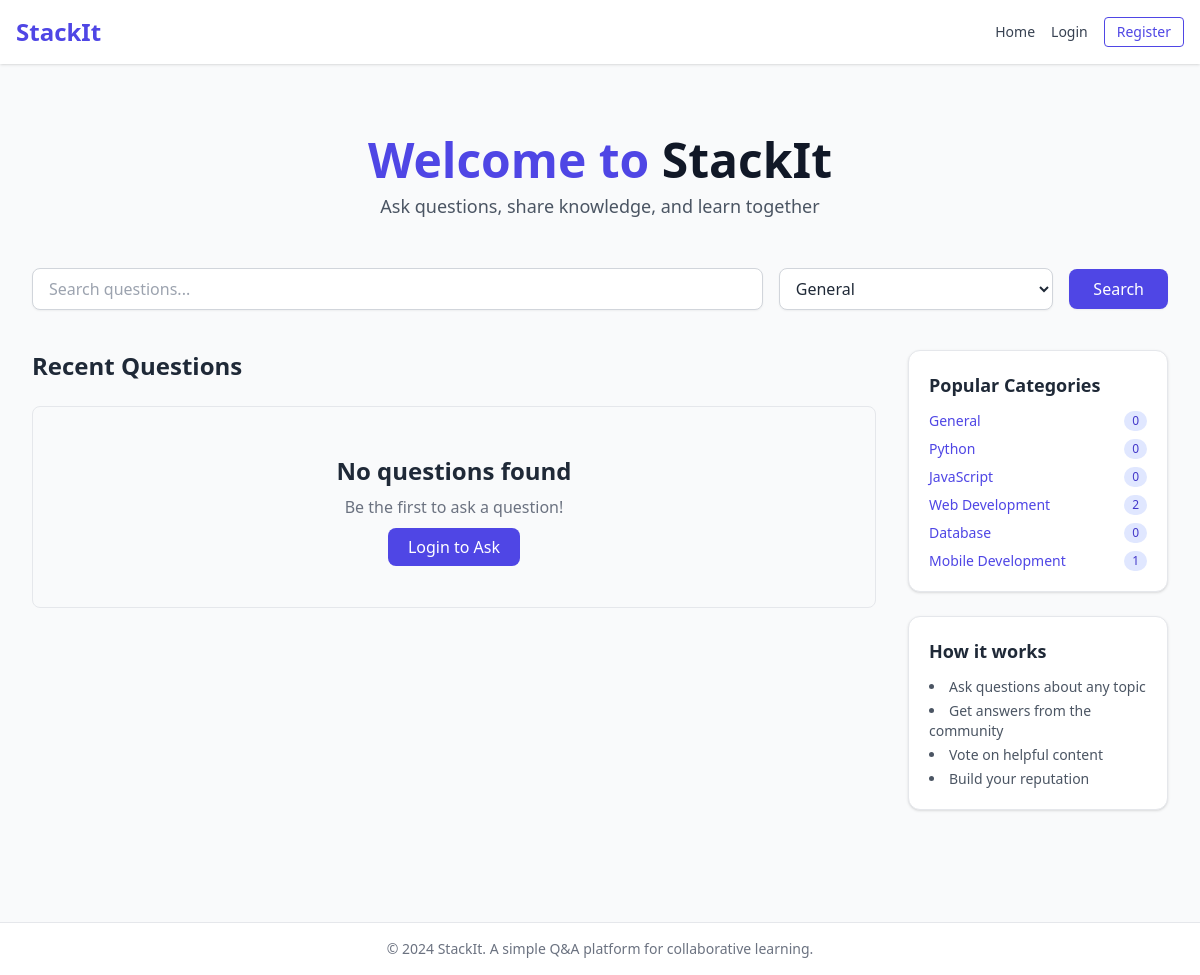
/?category=1, run on the app's committed database.
### app.py (models this page shows)
class Category(db.Model):
    id = db.Column(db.Integer, primary_key=True)
    name = db.Column(db.String(50), unique=True, nullable=False)
    description = db.Column(db.Text)
    questions = db.relationship('Question', backref='category', lazy=True)

### app.py (the view)
@app.route('/')
def index():
    try:
        search_query = request.args.get('search', '')
        category_filter = request.args.get('category', '')
        query = Question.query.filter_by(is_approved=True)
        if search_query:
            query = query.filter(Question.title.contains(search_query) |
                               Question.content.contains(search_query))
        if category_filter:
            query = query.filter_by(category_id=category_filter)
        questions = query.order_by(Question.created_at.desc()).limit(20).all()
        categories = Category.query.all()
        return render_template('index.html',
                             questions=questions,
                             categories=categories,
                             search_query=search_query,
                             category_filter=category_filter)
    except Exception as e:
        app.logger.error(f"Error in index route: {str(e)}")
        flash('An error occurred while loading questions')
        return redirect(url_for('index'))

### templates/index.html (shortened to what this page needs)
{% extends "base.html" %}
{% block content %}
<div class="max-w-7xl mx-auto px-4 py-10">
    <div class="text-center mb-12">
        <h1 class="text-5xl font-extrabold text-indigo-600">Welcome to <span class="text-gray-900">StackIt</span></h1>
        <p class="text-lg text-gray-600 mt-2">Ask questions, share knowledge, and learn together</p>
    </div>
    <form method="GET" class="flex flex-col md:flex-row items-center gap-4 mb-10">
        <input type="text" name="search" placeholder="Search questions..."
               value="{{ search_query or '' }}"
               class="w-full md:w-2/3 px-4 py-2 border border-gray-300 rounded-lg shadow-sm focus:outline-none focus:ring-2 focus:ring-indigo-400 focus:border-transparent">
        <select name="category"
                class="w-full md:w-1/4 px-3 py-2 border border-gray-300 rounded-lg shadow-sm bg-white focus:outline-none focus:ring-2 focus:ring-indigo-400 focus:border-transparent">
            {% for category in categories %}
                <option value="{{ category.id }}" {% if category_filter == category.id|string %}selected{% endif %}>
                    {{ category.name }}
                </option>
            {% endfor %}
        </select>
        <button type="submit"
                class="px-6 py-2 bg-indigo-600 text-white rounded-lg hover:bg-indigo-700 shadow-sm transition">
            Search
        </button>
    </form>
    <div class="grid grid-cols-1 md:grid-cols-4 gap-8">
        <div class="md:col-span-3 space-y-6">
            <div class="flex items-center justify-between">
                <h2 class="text-2xl font-semibold text-gray-800">Recent Questions</h2>
            </div>
            {% if questions %}
                {% for question in questions %}
                    <div class="border border-gray-200 rounded-xl p-5 bg-white shadow hover:shadow-md transition duration-300">
                        <div class="flex flex-col md:flex-row gap-6">
                            <div class="flex justify-around md:flex-col text-center w-full md:w-28 text-sm text-gray-500">
                                <div>
                                    <p class="font-bold text-gray-800 text-lg">{{ question.get_vote_score() }}</p>
                                    <p>Votes</p>
                                </div>
                                <div>
                                    <p class="font-bold text-gray-800 text-lg">{{ question.answers|length }}</p>
                                    <p>Answers</p>
                                </div>
                                <div>
                                    <p class="font-bold text-gray-800 text-lg">{{ question.views }}</p>
                                    <p>Views</p>
                                </div>
                            </div>
                            <div class="flex-1">
                                <h3 class="text-xl font-semibold text-indigo-700 hover:underline mb-1">
                                    <a href="{{ url_for('view_question', id=question.id) }}">
                                        {{ question.title }}
                                    </a>
                                </h3>
                                <p class="text-gray-600 mb-2">
                                    {{ question.content[:150] }}{% if question.content|length > 150 %}...{% endif %}
                                </p>
                                <div class="mt-1 flex flex-wrap items-center text-sm text-gray-500 gap-2">
                                    {% if question.category %}
                                        <span class="px-2 py-0.5 bg-indigo-100 text-indigo-700 rounded-full text-xs">
                                            {{ question.category.name }}
                                        </span>
                                    {% endif %}
                                    <span>by
                                        <a href="{{ url_for('profile', username=question.author.username) }}"
                                           class="text-blue-500 hover:underline font-medium">
                                            {{ question.author.username }}
                                        </a>
                                    </span>
                                    <span>on {{ question.created_at.strftime('%b %d, %Y') }}</span>
                                </div>
                            </div>
                        </div>
                    </div>
                {% endfor %}
            {% else %}
                <div class="text-center py-12 bg-gray-50 rounded-lg border border-gray-200">
                    <h3 class="text-2xl font-semibold text-gray-800 mb-2">No questions found</h3>
                    <p class="text-gray-500 mb-4">Be the first to ask a question!</p>
                    {% if current_user.is_authenticated %}
                        <a href="{{ url_for('ask_question') }}"
                           class="px-5 py-2 bg-emerald-600 text-white rounded-lg hover:bg-emerald-700 transition">
                            Ask Question
                        </a>
                    {% else %}
                        <a href="{{ url_for('login') }}"
                           class="px-5 py-2 bg-indigo-600 text-white rounded-lg hover:bg-indigo-700 transition">
                            Login to Ask
                        </a>
                    {% endif %}
                </div>
            {% endif %}
        </div>
        <div class="space-y-6">
            <div class="bg-white border border-gray-200 rounded-xl p-5 shadow">
                <h3 class="text-lg font-semibold text-gray-800 mb-3">Popular Categories</h3>
                <ul class="space-y-2 text-sm text-gray-700">
                    {% for category in categories %}
                        <li class="flex justify-between items-center">
                            <a href="{{ url_for('index', category=category.id) }}"
                               class="hover:underline text-indigo-600 font-medium">
                                {{ category.name }}
                            </a>
                            <span class="bg-indigo-100 text-indigo-700 px-2 py-0.5 rounded-full text-xs">
                                {{ category.questions|length }}
                            </span>
                        </li>
                    {% endfor %}
                </ul>
            </div>
            <div class="bg-white border border-gray-200 rounded-xl p-5 shadow">
                <h3 class="text-lg font-semibold text-gray-800 mb-3">How it works</h3>
                <ul class="list-disc list-inside text-sm text-gray-600 space-y-1">
                    <li>Ask questions about any topic</li>
                    <li>Get answers from the community</li>
                    <li>Vote on helpful content</li>
                    <li>Build your reputation</li>
                </ul>
            </div>
        </div>
    </div>
</div>
{% endblock %}

### data on the page
Category: name "General", questions|length "0"
Category: name "Python", questions|length "0"
Category: name "JavaScript", questions|length "0"
Category: name "Web Development", questions|length "2"
Category: name "Database", questions|length "0"
Category: name "Mobile Development", questions|length "1"

### other printed values
form field category "General"
